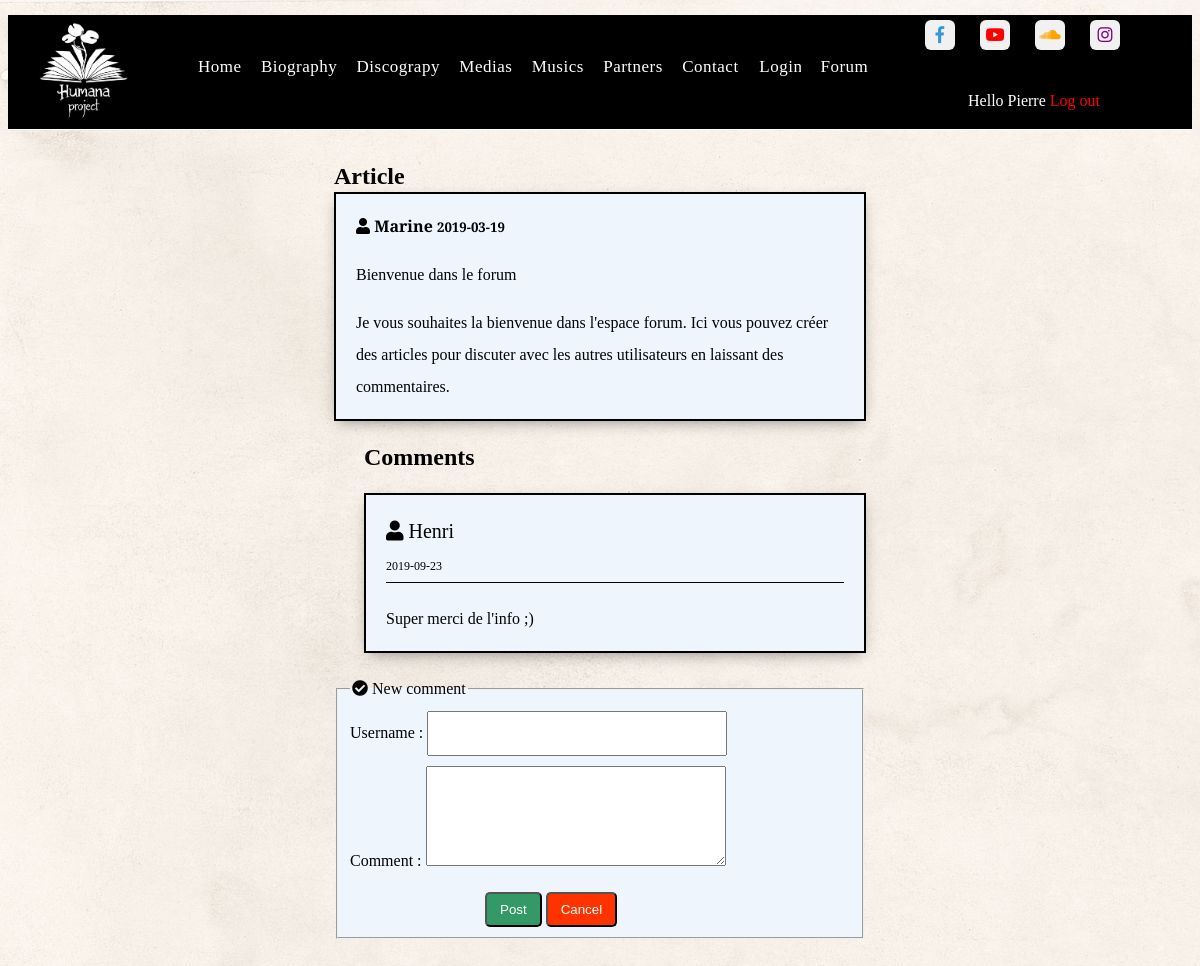
The page /public/comment.php?id=1 (signed in) on the database its author committed.
### tables this page shows
CREATE TABLE IF NOT EXISTS `articles` (
  `article_id` int(11) NOT NULL AUTO_INCREMENT,
  `username` varchar(25) NOT NULL,
  `title` text NOT NULL,
  `content` text NOT NULL,
  `created_at` date NOT NULL,
  PRIMARY KEY (`article_id`)
);

CREATE TABLE IF NOT EXISTS `comment` (
  `username` varchar(250) NOT NULL,
  `content` text NOT NULL,
  `created_at` date NOT NULL,
  `article_id` int(50) NOT NULL
);

### services/tools.php (called while the page is built, shortened)
<?php
function getArticleId($id) {
	include "connexion.php";
	$sql = "SELECT * FROM `articles` WHERE article_id = $id";
	$statement = $db->prepare($sql);
	$statement->execute();
	$article = $statement->fetch(\PDO::FETCH_ASSOC);
	return $article;
}
function getComment($id) {
	include "connexion.php";
	$sql = "SELECT * FROM `comment` WHERE article_id = $id";
	$statement = $db->prepare($sql);
	$statement->execute();
	$comments = $statement->fetchAll(\PDO::FETCH_ASSOC);
	return $comments;
}

### public/comment.php (the view, shortened to what this page needs)
<?php
include "../views/header.phtml";
$id = $_GET['id'];
$article = getArticleId($id);
?>
<div id="comment">
	<h2 class="container"> Article</h2>
	<div id="comment_article" class="container">
	<p style="font-weight: bold"><i class="fa fa-user" aria-hidden="true"></i> <?= $article['username'] ?>  <small><?= $article['created_at'] ?></small></p>
	<p> <?= $article['title'] ?> </p>
	<p> <?= $article['content'] ?> </p>
	</div>
	<div class="margin">
		<h2>Comments</h2>
		<?php $comments = getComment($id) ?>
		<?php foreach ($comments as $comment): ?>
			<div id="comments">
				<p><i class="fa fa-user" aria-hidden="true"></i>  <?= $comment['username'] ?> <br> <small><?= $comment['created_at'] ?></small></p>
				<p><?= $comment['content'] ?></p>
			</div>
		<?php endforeach; ?>
	</div>
	<form method="POST" action="comment.php?id=<?= $article['article_id'] ?>">
		<fieldset>
			<legend><i class="fa fa-check-circle" aria-hidden="true"></i> New comment</legend>
			<label for="username">Username :</label>
			<input type="text" name="username"><br>
			<label for="comment">Comment :</label>
			<textarea name="comment"></textarea><br>
			<button id="add" type="submit">Post</button>
			<button type="submit">Cancel</button>
		</fieldset>
	</form>
</div>

### public/css/style.css (style rules this page uses)
* { box-sizing: border-box; }
body::after { content: ""; background: url('../images/image-fond.jpg'); opacity: 0.2; top: 0; left: 0; bottom: 0; right: 0; position: fixed; z-index: -1; }
.container { width: 1200px; margin: 0 auto; }
h1, h2, h3 { font-family: 'MyFont', cursive; }
@media screen and (max-width: 1204px) { .container { width: auto; } }
input { height: 45px; }
button { display: inline-block; margin: 0 auto; }
button { padding: 8px 13px; margin-top: 15px; background-color: #ff3300; color: white; border-radius: 5px; }
#comment_article, #comments { font-family: 'Alegreya', serif; border: 2px solid black; margin-bottom: 20px; padding: 0 20px; background-color: #eef5fc; box-shadow: 0 5px 15px -5px #00000070; }
#comments p:first-child { font-size: 20px; border-bottom: 1px solid black; }
#comments small { font-size: 12px; }
#comment { margin: 0 auto; width: 50%; padding: 30px; line-height: 2rem; }
#comment fieldset { background-color: #eef5fc }
#comment input { width: 60%; }
#comment textarea { width: 60%; height: 100px; margin-top: 10px; }
#add { background-color: #339966; margin-left: 135px; }
.margin { padding-left: 30px; }

### rows shown on the page
articles: username "Marine", created_at "2019-03-19", title "Bienvenue dans le forum", content "Je vous souhaites la bienvenue dans l'espace forum. Ici vous pouvez créer des articles pour discuter avec les autres utilisateurs en laissant des commentaires."
comment: username "Henri", created_at "2019-09-23", content "Super merci de l'info ;)"

### other values the page prints
$_SESSION['username'] "Pierre"
